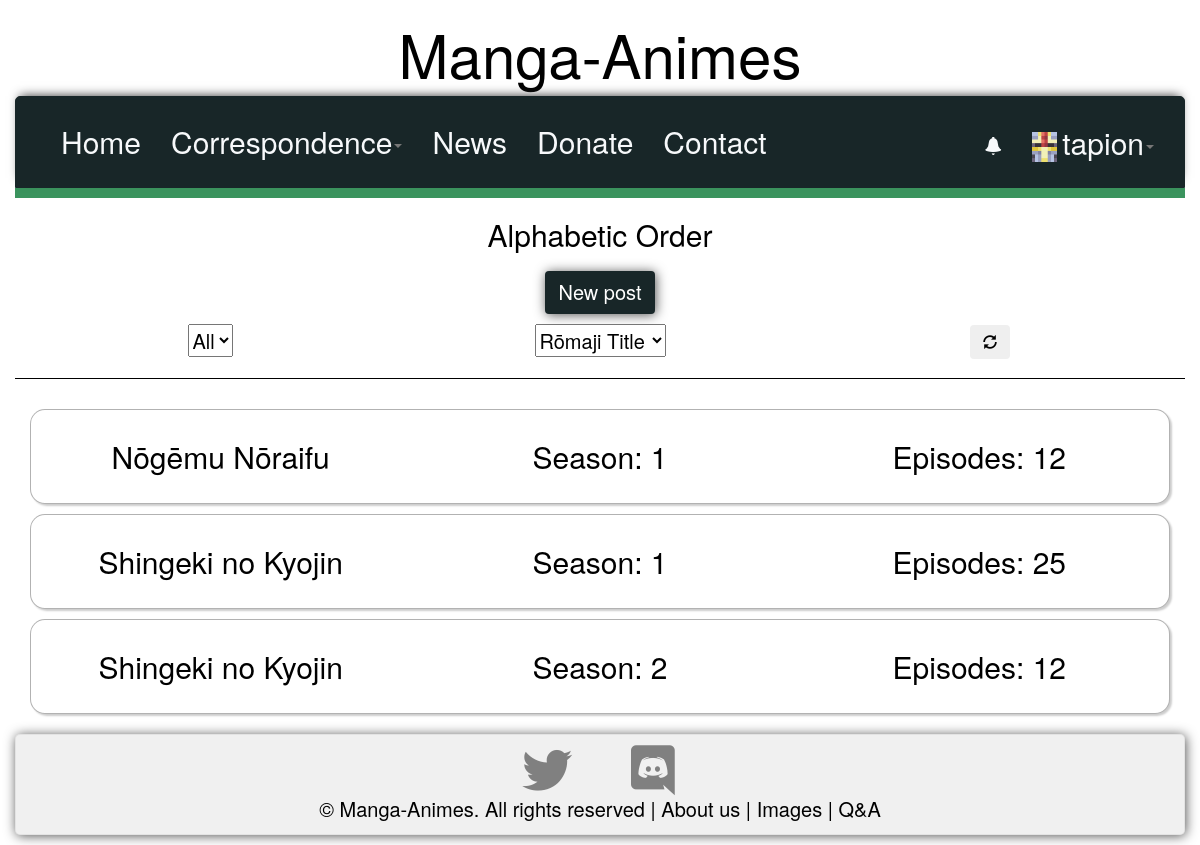
Page /alphabetic-order.php (signed in) on the committed database.
### tables this page shows
CREATE TABLE `posts` (
  `p_id` int(11) NOT NULL,
  `p_user` varchar(256) NOT NULL,
  `p_title` varchar(256) NOT NULL,
  `p_status` varchar(256) NOT NULL,
  `p_type` varchar(256) NOT NULL,
  `p_content` longtext NOT NULL,
  `p_link` text NOT NULL,
  `p_active` varchar(1) NOT NULL,
  `p_likes` int(3) NOT NULL,
  `p_dislikes` int(3) NOT NULL,
  `p_titleen` varchar(256) NOT NULL,
  `p_genre` varchar(256) NOT NULL,
  `p_statusmanga` varchar(256) NOT NULL,
  `p_adaptation` varchar(256) NOT NULL,
  `p_season` varchar(256) NOT NULL,
  `p_episodes` varchar(256) NOT NULL,
  `p_img_src` text NOT NULL,
  `p_img_status` varchar(5) NOT NULL,
  `p_linkmyanime` varchar(256) NOT NULL,
  `p_seasoncenter` varchar(256) NOT NULL,
  `p_episodescenter` varchar(256) NOT NULL,
  `p_vues` int(11) NOT NULL,
  `p_vuesmostviewed` int(11) NOT NULL,
  `p_lastedited` varchar(256) NOT NULL DEFAULT 'No one',
  `p_studio` varchar(256) NOT NULL,
  `p_imgcreditsname` varchar(256) NOT NULL,
  `p_imgcreditslink` varchar(256) NOT NULL,
  `p_arcsCenter` varchar(256) NOT NULL
);

### INCLUDES/postInsert-inc.php (the view, shortened to what this page needs)
<?php
function displayJap($result) {
    while ($row = mysqli_fetch_assoc($result)) {
        echo "<div id='postBox' style='border: 1px solid rgba(0,0,0,0.3); border-radius: 15px; box-shadow: 2px 2px 2px rgba(0,0,0,0.2); background: white; margin-top: 10px; padding: 20px 0 20px 0'>
           <div class='container-fluid'>
            <div class='row'>
              <div class='col-xs-12'>
           <div class='row'>
                  <div class='col-md-4 col-xs-12'><a class='link' href='post.php?link=" . $row['p_link'] . "'><h4>" . $row['p_title'] . "</h4></a></div>
                  <div class='col-md-4 col-xs-12'><h4>Season: " . $row['p_season'] . "</h4></div>
                  <div class='col-md-4 col-xs-12'><h4>Episodes: " . $row['p_episodes'] . "</h4></div>
                  </div>
                </div>
              </div>
            </div>
          </div>";
    }
}
function insertJap($p_active) {
    include 'dbh-inc.php';
    if (!empty($_GET['letter'])) {
        $letter = $_GET['letter'];
        $sql = "SELECT * FROM posts WHERE p_active = $p_active AND p_title LIKE '$letter%'";
        $result = mysqli_query($conn, $sql);
        displayJap($result);
    }
    else {
        $sql = "SELECT * FROM posts WHERE p_active = $p_active ORDER BY p_title ASC";
        $result = mysqli_query($conn, $sql);
        displayJap($result);
    }
}

### CSS/main.css (style rules this page uses)
body { font-size: 20px; text-align: center; color: black; max-width: 100%; }
.link { text-decoration: none; color: black; }
#page #content #postBox a, a:hover { color: black; }
#page #content #postBox h4 { font-size: 30px; }

### rows in the picture
posts: p_title "Nōgēmu Nōraifu", p_season "1", p_episodes "12"
posts: p_title "Shingeki no Kyojin", p_season "1", p_episodes "25"
posts: p_title "Shingeki no Kyojin", p_season "2", p_episodes "12"

### other values in the picture
$_SESSION['u_uid'] "tapion"
